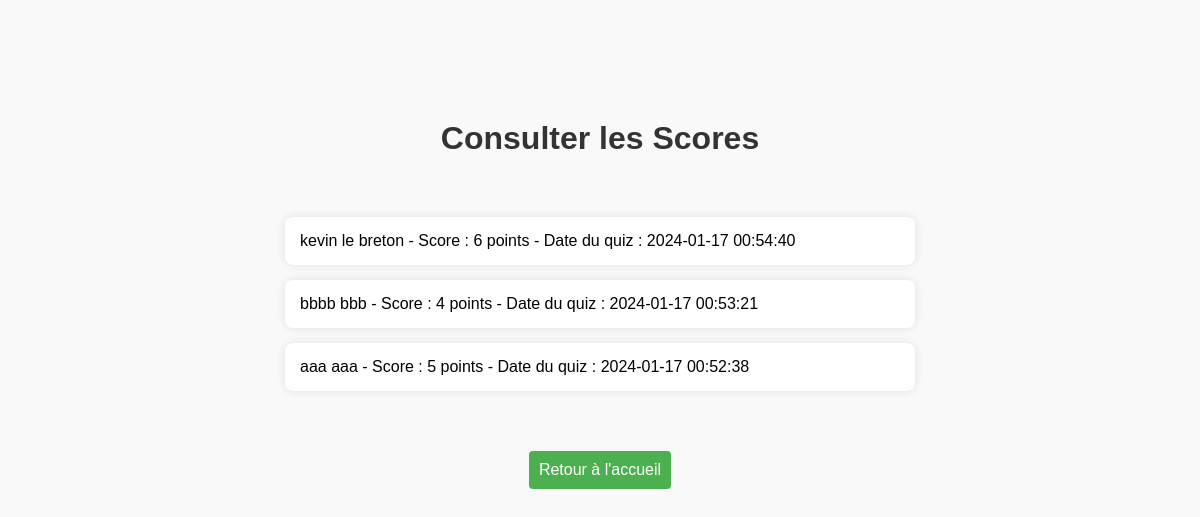
The page /consulter_scores.php on the database as committed earlier.
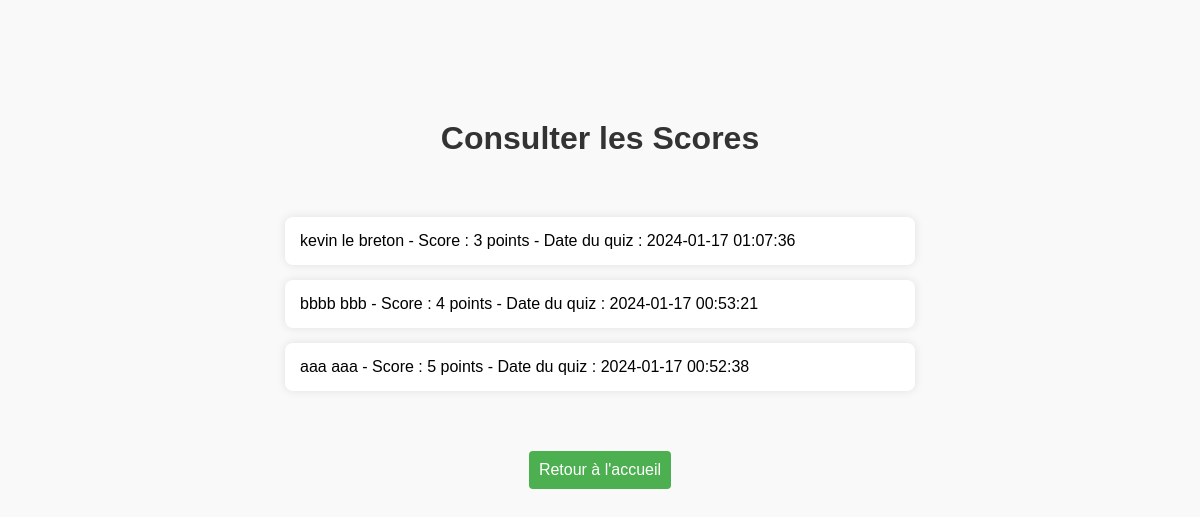
The same page on the database as committed later.
### tables this page shows
CREATE TABLE scores (
        id INTEGER PRIMARY KEY,
        participant_id INTEGER,
        score INTEGER,
        time INTEGER,
        FOREIGN KEY (participant_id) REFERENCES participants(idP));

### consulter_scores.php (the view, shortened to what this page needs)
<!DOCTYPE html>
<html lang="fr">
<head>
    <link rel="stylesheet" type="text/css" href="css/scores.css">
</head>
<body>
    <h1>Consulter les Scores</h1>
    <?php
    try {
        $file_db = new PDO('sqlite:contacts.sqlite3');
        $file_db->setAttribute(PDO::ATTR_ERRMODE, PDO::ERRMODE_WARNING);
        $query = "SELECT scores.*, participants.nom, participants.prenom
                  FROM scores
                  INNER JOIN participants ON scores.participant_id = participants.idP
                  ORDER BY scores.id DESC";
        $scores = $file_db->query($query);
        if (!$scores) {
            echo "Erreur SQL : " . print_r($file_db->errorInfo(), true);
        } else {
            $scores = $scores->fetchAll(PDO::FETCH_ASSOC);
            if ($scores) {
                echo '<ul>';
                foreach ($scores as $score) {
                    echo '<li>'. $score['nom'] .' ' . $score['prenom'] .' - Score : ' . $score['score'] . ' points - Date du quiz : ' . date('Y-m-d H:i:s', $score['time']) . '</li>';
                }
                echo '</ul>';
            } else {
                echo '<p>Aucun score disponible.</p>';
            }
        }
    } catch (PDOException $ex) {
        echo $ex->getMessage();
    }
    ?>
    <button onclick="window.location.href='index.php'">Retour à l'accueil</button>
</body>
</html>

### css/scores.css (style rules this page uses)
body { font-family: 'Arial', sans-serif; background-color: #f9f9f9; margin: 0; padding: 0; height: 100vh; }
h1 { color: #333; text-align: center; margin-bottom: 5%; margin-top: 10%; }
ul { list-style: none; padding: 0; }
li { width: 50%; background-color: #fff; padding: 15px; border-radius: 8px; box-shadow: 0 0 10px rgba(0, 0, 0, 0.1); margin: 15px auto; }
button { background-color: #4caf50; color: #fff; cursor: pointer; padding: 10px; border: none; border-radius: 4px; font-size: 16px; display: block; margin: 5% auto; }

Rows that differ between the two databases and show on the page:
changed scores (number 1 of 3 on the later page): score "6" → "3"; time "2024-01-17 00:54:40" → "2024-01-17 01:07:36"
